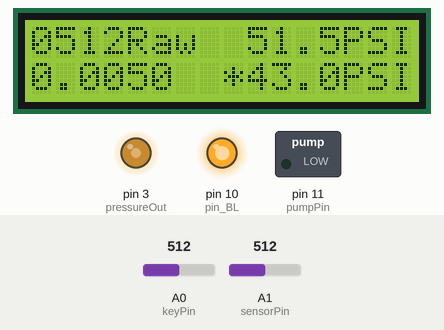
Bench run of a sketch on a simulated Arduino Uno, built with avr-gcc and run on an emulated ATmega328P. On the bench: 16×2 character LCD, switched loads named in the sketch (green lamp = pin HIGH), output pins drawn as LEDs (lit = HIGH). The inputs (shaded band) are chosen by the test bench; at power-on: A1 (sensorPin) = 512, A0 (keyPin) = 512. EEPROM starts erased; what the sketch prints to the serial monitor is not drawn. At 16.3 s the program stops and its outputs stay as they are.

Above: at 1.2 s.
1.3 s: A1 (sensorPin) set to 900
At 2.4 s:
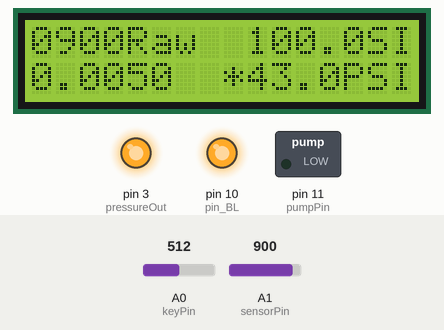
3.6 s: A0 (keyPin) set to 716
At 4.36 s:
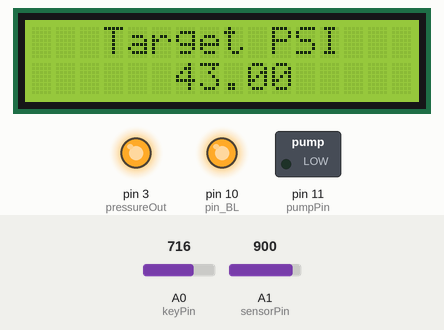
6.5 s: A1 (sensorPin) set to 306
At 6.94 s:
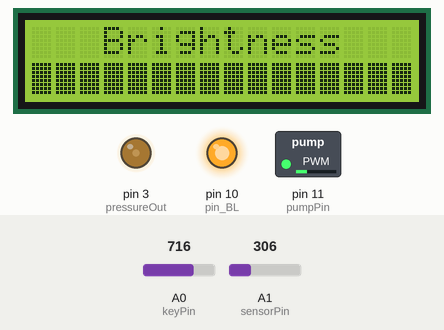
8.4 s: A1 (sensorPin) set to 511
At 9.86 s:
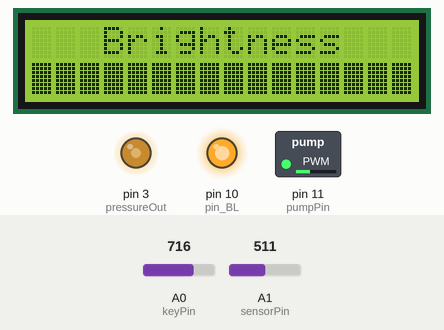
10.2 s: A1 (sensorPin) set to 33
At 10.88 s:
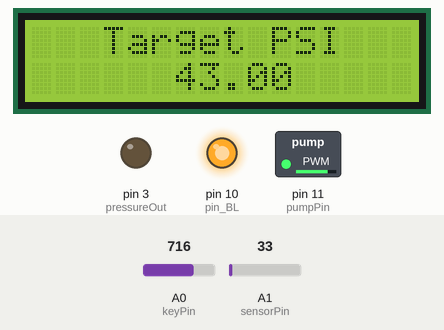
12.1 s: A1 (sensorPin) set to 310
At 16.9 s:
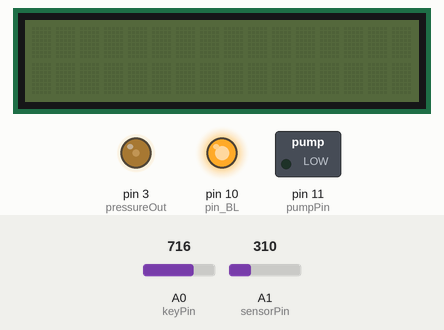
Timing chart, 0 to 17.8 s (numbered marks = the images above; inputs shaded):
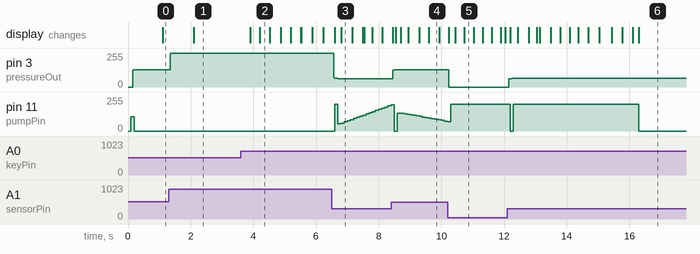

Measured:
- after the input at 1.3 s, pin 3 (pressureOut): 130/255 → 252/255 at once, → 255/255 0.32 s later; the display: changes after 0.81 s (image 1)
- after the input at 3.6 s, the display: first changes after 0.31 s (image 2 shows a later state)
- after the input at 6.5 s, pin 3 (pressureOut): 255/255 → 66/255 after 0.07 s, → 63/255 0.13 s later; pin 11 (pumpPin): 0/255 → 200/255 after 0.10 s, → 53/255 0.10 s later, → 60/255 0.10 s later, → 69/255 0.10 s later, … (19 changes in this stretch)
- after the input at 8.4 s, pin 3 (pressureOut): 63/255 → 130/255 at once
- after the input at 10.2 s, pin 3 (pressureOut): 130/255 → 0/255 at once
- after the input at 12.1 s, pin 3 (pressureOut): 0/255 → 63/255 at once, → 66/255 0.11 s later; pin 11 (pumpPin): 200/255 → 0/255 after 0.10 s instead of 4.2 s

The sketch:

fuel_1602.ino
```cpp
#include <Arduino.h>
#include <PID_v1.h>
#include <LiquidCrystal.h>
#include <EEPROM.h>

//LCD pin to Arduino
#define pin_RS 8
#define pin_EN 9
#define pin_d4 4
#define pin_d5 5
#define pin_d6 6
#define pin_d7 7
#define pin_BL 10
LiquidCrystal lcd(pin_RS,  pin_EN,  pin_d4,  pin_d5,  pin_d6,  pin_d7);

#define failMax 7 // Fail time length in seconds
#define pumpMax 200 //Max 255

#define pumpPin 11
#define sensorPin A1
#define keyPin A0
#define pressureOut 3

unsigned long nxtime, failtime;
unsigned long sumSensor, sensorVal;
float pressureValue;
int sensorRead;
int brightness;

float psiLimit = 43.0;

int viewMode = 0;

int readKey, keyStay, keyCnt;

byte fullBlk[] = {
  B11111,
  B11111,
  B11111,
  B11111,
  B11111,
  B11111,
  B11111,
  B11111
};

byte emptyBlk[] = {
  B11111,
  B10001,
  B10001,
  B10001,
  B10001,
  B10001,
  B10001,
  B11111
};

//Define Variables we'll be connecting to
double Setpoint, Input, Output;

//Specify the links and initial tuning parameters
double Kp=2, Ki=5, Kd=1;
PID myPID(&Input, &Output, &Setpoint, Kp, Ki, Kd, DIRECT);

void rendBar()
{
  for(int i = 0; i < 16; i++)
  {
    lcd.setCursor(i,1);
    if((brightness/16)+1 > i)
      lcd.write((int)0);
    else
      lcd.write((int)1);
  }
}

void viewmode(int mode)
{
  switch(mode) {
  case 0:   // Main view
  viewMode = 0;
  lcd.clear();
  lcd.setCursor(4,0);
  lcd.print("Raw");
  lcd.setCursor(13,0);
  lcd.print("PSI");
  lcd.setCursor(8,1);
  lcd.print("*");
  lcd.setCursor(9,1);
  lcd.print(psiLimit);
  lcd.setCursor(13,1);
  lcd.print("PSI");
  break;
  case 1:   // Brightness
  lcd.clear();
  viewMode = 1;
  lcd.setCursor(3,0);
  lcd.print("Brightness");
  rendBar();
  break;
  case 2:   // Default PSI
  lcd.clear();
  viewMode = 2;
  lcd.setCursor(3,0);
  lcd.print("Target PSI");
  lcd.setCursor(6,1);
  lcd.print(psiLimit);
  break;
  }
}

void keymode(int key)
{
  switch(key) {
  case 0:   // Menu
  if(viewMode==0)
    viewmode(1);
  else if(viewMode==1)
  {
    EEPROM.update(1,brightness);
    viewmode(2);
  }
  else if(viewMode==2)
  {
    float storedPSI;
    EEPROM.get(2, storedPSI);
    if(psiLimit != storedPSI)
    {
      Setpoint = psiLimit;
      EEPROM.put(2, psiLimit);
    }
    viewmode(0);
  }

  break;
  case 1:   // UP
  if(viewMode==2)
  {
    if(psiLimit+0.5 <= 60)
    {
      psiLimit = psiLimit + 0.5;
      lcd.setCursor(6,1);
      lcd.print(psiLimit);
    }
  }
  break;
  case 2:   // DOWN
  if(viewMode==2)
  {
    Serial.println("DOWN");
    if(psiLimit+0.5 > 0)
    {
      psiLimit = psiLimit - 0.5;
      lcd.setCursor(6,1);
      lcd.print(psiLimit);
    }
  }
  break;
  case 3:   // LEFT
  if(viewMode==1)
  {
    if(brightness > 16)
      brightness = brightness - 16;
     rendBar();
     analogWrite(pin_BL, brightness);
  }
  break;
  case 4:   // RIGHT
  if(viewMode==1)
  {
    if(brightness < 255)
      brightness = brightness + 16;
     rendBar();
     analogWrite(pin_BL, brightness);
  }
  break;
  }
}

void keyDelay(int key) {
  if(keyStay==key)
      keyCnt++;
  else
   keyCnt = 0;
  keyStay = key;
  if(keyCnt >300)
  {
   keyCnt = 0;
   keymode(key);
  }
}

/*EEPROM state
 * 0 = status (1=booted)
 * 1 = brightness
 * 2 = PSI store
 */

void setup(void) {
  Serial.begin(115200);
  pinMode(pumpPin,OUTPUT);
  pinMode(pressureOut,OUTPUT);
  pinMode(pin_BL,OUTPUT);
  //analogReference(INTERNAL);

  if(analogRead(keyPin) < 60) // Press right while boot enters override mode, pump output 120 all the time
  {
    analogWrite(pumpPin, 130);
    Serial.println("Overrided mode");
    analogWrite(pin_BL, 255);
    lcd.setCursor(0,0);
    lcd.print("Overrided mode");
    while(1);
  }

  if(EEPROM.read(0)!=1){  //Initialize first time data
    EEPROM.write(0,1);
    EEPROM.write(1,255);
    EEPROM.put(2,43.0);
  }

  brightness = EEPROM.read(1);
  EEPROM.get(2, psiLimit);

  Setpoint = psiLimit;
  //turn the PID on
  myPID.SetMode(AUTOMATIC);
  myPID.SetOutputLimits(0,pumpMax);

  for(int i = 0; i < 41; i++) // Fill in first 31 reading
  {
    sensorRead = analogRead(sensorPin);
    if(i >= 10) // Dump first 10 readings
      sumSensor =+ sumSensor;
  }

  //brightness = 255;
  analogWrite(pin_BL, brightness);


  lcd.begin(16, 2);

  lcd.createChar(0, fullBlk);
  lcd.createChar(1, emptyBlk);

  viewmode(0);
}

char sVal[4];

void showPSI(void) {
  if(millis()>nxtime && viewMode==0)
  {
    itoa(sensorVal, sVal, 10);
    if(sensorVal/1000 == 1)
    {
      lcd.setCursor(0,0);
    }
    else
    {
      lcd.setCursor(0,0);
      lcd.print("0");
      lcd.setCursor(1,0);
      if(sensorVal/100 == 0)
      {
        lcd.print("0");
        lcd.setCursor(2,0);
      }
    }
    lcd.print(sVal);

    lcd.setCursor(9,0);
    lcd.print(pressureValue, 1);

    lcd.setCursor(0,1);
    lcd.print(Output,2);

    nxtime = millis()+1000;
  }
}

int failCnt = 0;

void loop(void) {
  sensorRead = analogRead(sensorPin);
  //analogWrite(pressureOut, map(sensorRead,0,1023,0,255));
  sumSensor = sumSensor + sensorRead - sensorVal;
  sensorVal = sumSensor / 32;

  if(sensorVal>=100)
    pressureValue = ((sensorVal-100)*100)/800.0;
    //pressureValue = map(sensorVal, 100, 800.0, 0, 100);
  else
    pressureValue = 0;
  //if(pressureValue > psiLimit)
  //  pressureValue = psiLimit;
  if(pressureValue > 100)
    pressureValue = 99.9;

  analogWrite(pressureOut, map(pressureValue,0,100,0,255));
  Input = pressureValue;
  myPID.Compute();
  analogWrite(pumpPin, Output);
  //analogWrite(pumpPin, 130);

  if(millis()>failtime)
  {
    if(Output==pumpMax)
    {
      failCnt++;
      //if(failCnt>1000)
      Serial.println(failCnt);
      if(failCnt >= failMax)
      {
        analogWrite(pumpPin, 0);
        lcd.clear();
        lcd.setCursor(0,0);
        lcd.print("Check pressure!");
        exit(0);
      }
      failtime = millis()+1000;
    }
    else
      failCnt = 0;
  }

  showPSI();

  readKey = analogRead (keyPin);
  lcd.setCursor(10,1);
  if (readKey < 60) {
    keyDelay(4);
  }
  else if (readKey < 200) {
    keyDelay(1);
  }
  else if (readKey < 400){
    keyDelay(2);
  }
  else if (readKey < 600){
    keyDelay(3);
  }
  else if (readKey < 800){
    keyDelay(0);
  }
}
```
